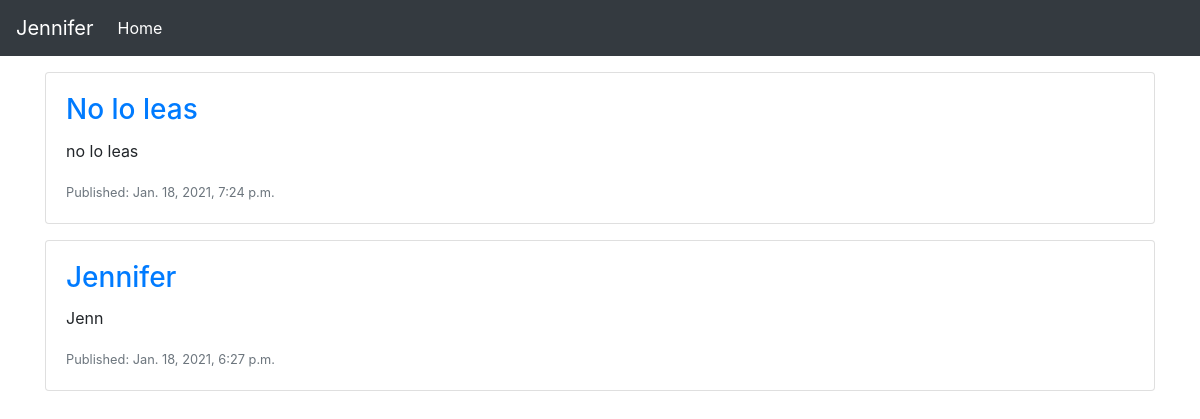
Before: / with the older database file.
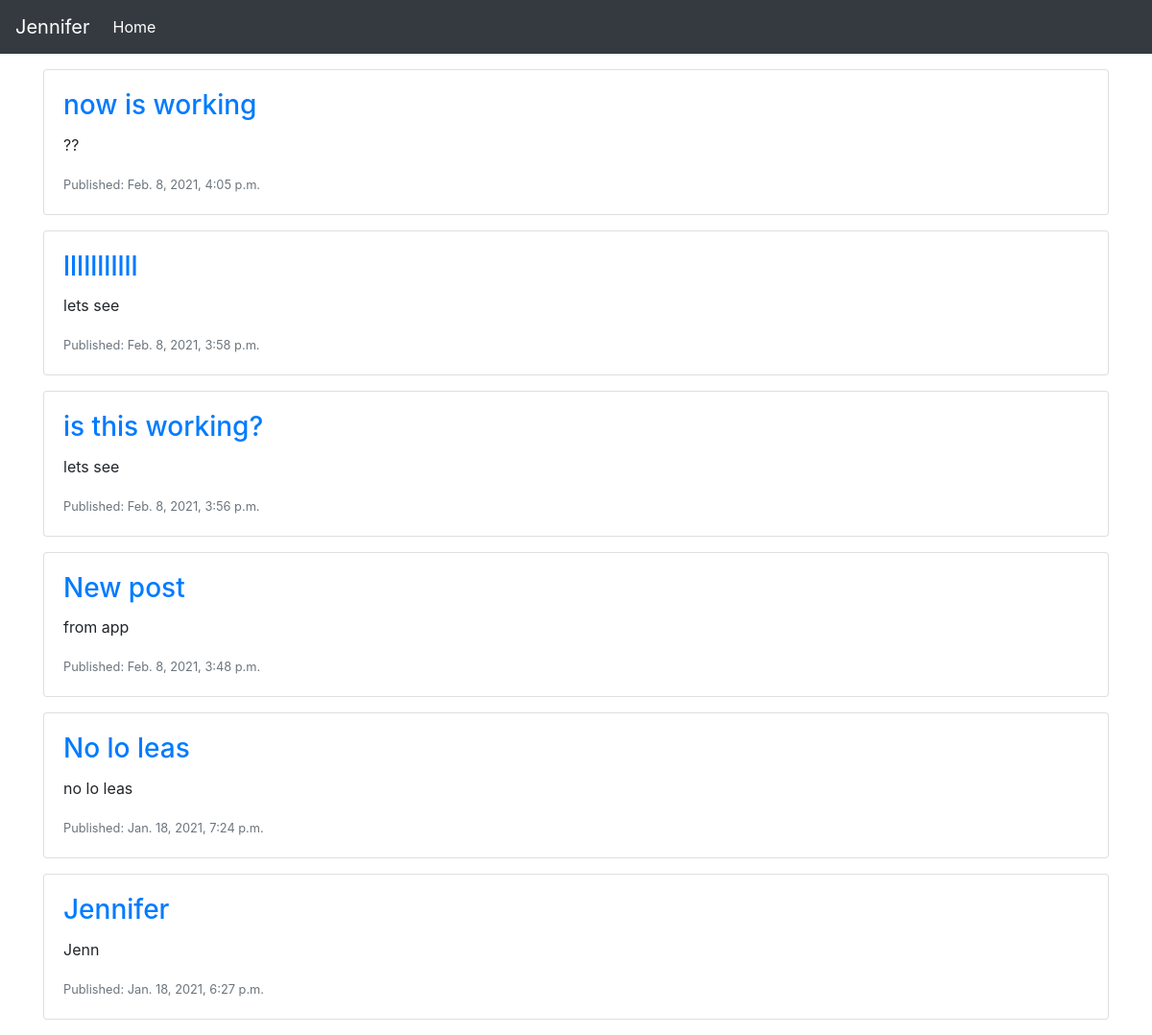
After: the same page with the newer database file.
### home/models.py (models this page shows, shortened)
class BlogPost(models.Model):
    title = models.CharField(max_length=200, unique=True, null=True, blank=False)
    subtitle = models.CharField(max_length=180, null=True, blank=False)
    slug = models.SlugField(unique=True, null=True, blank=False)
    body = models.TextField()  # content
    created_at = models.DateTimeField(auto_now_add=True, null=False)
    updated_at = models.DateTimeField(auto_now=True, null=False)
    class Meta:
        ordering = ['-created_at']

### home/views.py (the view)
# urls.py: path('', views.HomeView.as_view(), name='home'),
class HomeView(generic.ListView):
    queryset = BlogPost.objects.order_by('-created_at')
    template_name = 'home.html'

### templates/home.html (shortened to what this page needs)
{% extends "base.html" %}
{% block page_content %}
{% for object in object_list %}
        <div class="container">
            <div class="mt-3">
                <div class="card mb-3">
                    <div class="card-body">
                        <h3 class="card-title"><a href="{{object.slug}}">{{object.title}}</a></h3>
                        <p class="card-text">{{object.subtitle}}</p>
                        <p class="card-text"><small class="text-muted">Published: {{object.created_at}}</small></p>
                    </div>
                </div>
            </div>
        </div>
    {% empty %}
        <p>Sorry, no articles have been written yet.</p>
    {% endfor %}
{% endblock %}

### templates/base.html (shortened to what this page needs)
<!doctype html>
<html lang="en">
  <head>
      <link rel="stylesheet" href="https://stackpath.bootstrapcdn.com/bootstrap/4.4.1/css/bootstrap.min.css">
  </head>
  <body>
    <nav class="navbar sticky-top navbar-expand-lg navbar-dark bg-dark">
        <a class="navbar-brand" href="/jennPage">
          Jennifer
        </a>
      <div class="collapse navbar-collapse" id="navbarSupportedContent">
        <ul class="navbar-nav mr-auto">
          <li class="nav-item active">
            <a class="nav-link" href="/">Home<span class="sr-only">(current)</span></a>
          </li>
      {% block page_content %}
      {% endblock %}
  </body>
</html>

Changed rows visible on the page:
added BlogPost: title "now is working", subtitle "??", created_at "Feb. 8, 2021, 4:05 p.m."
added BlogPost: title "lllllllllll", subtitle "lets see", created_at "Feb. 8, 2021, 3:58 p.m."
added BlogPost: title "is this working?", subtitle "lets see", created_at "Feb. 8, 2021, 3:56 p.m."
added BlogPost: title "New post", subtitle "from app", created_at "Feb. 8, 2021, 3:48 p.m."
